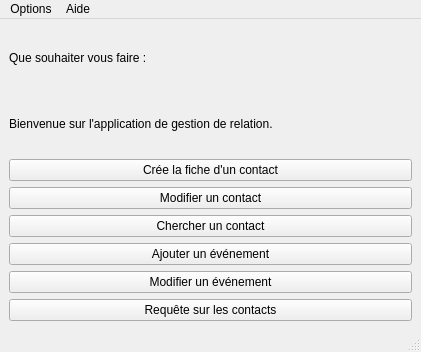
<?xml version="1.0" encoding="UTF-8"?>
<ui version="4.0">
 <class>MainWindow</class>
 <widget class="QMainWindow" name="MainWindow">
  <property name="geometry">
   <rect>
    <x>0</x>
    <y>0</y>
    <width>421</width>
    <height>352</height>
   </rect>
  </property>
  <property name="windowTitle">
   <string>Fenêtre principale </string>
  </property>
  <property name="styleSheet">
   <string notr="true">
</string>
  </property>
  <widget class="QWidget" name="centralwidget">
   <layout class="QGridLayout" name="gridLayout">
    <item row="0" column="0">
     <layout class="QVBoxLayout" name="verticalLayout">
      <item>
       <widget class="QLabel" name="label_2">
        <property name="text">
         <string>Que souhaiter vous faire :</string>
        </property>
       </widget>
      </item>
      <item>
       <widget class="QLabel" name="label">
        <property name="text">
         <string>Bienvenue sur l'application de gestion de relation.</string>
        </property>
       </widget>
      </item>
      <item>
       <widget class="QPushButton" name="ButtonCreerFiche">
        <property name="text">
         <string>Crée la fiche d'un contact</string>
        </property>
       </widget>
      </item>
      <item>
       <widget class="QPushButton" name="ButtonModifContact">
        <property name="text">
         <string>Modifier un contact</string>
        </property>
       </widget>
      </item>
      <item>
       <widget class="QPushButton" name="ButtonRechercherContact">
        <property name="text">
         <string>Chercher un contact</string>
        </property>
       </widget>
      </item>
      <item>
       <widget class="QPushButton" name="ButtonAjouterEvenement">
        <property name="text">
         <string>Ajouter un événement</string>
        </property>
       </widget>
      </item>
      <item>
       <widget class="QPushButton" name="ButtonModifEvent">
        <property name="text">
         <string>Modifier un événement</string>
        </property>
       </widget>
      </item>
      <item>
       <widget class="QPushButton" name="ButtonRequete">
        <property name="text">
         <string>Requête sur les contacts</string>
        </property>
       </widget>
      </item>
     </layout>
    </item>
   </layout>
  </widget>
  <widget class="QMenuBar" name="menubar">
   <property name="geometry">
    <rect>
     <x>0</x>
     <y>0</y>
     <width>421</width>
     <height>21</height>
    </rect>
   </property>
   <widget class="QMenu" name="menuOptions">
    <property name="title">
     <string>Options</string>
    </property>
    <addaction name="actionQuitter"/>
   </widget>
   <widget class="QMenu" name="menuaide">
    <property name="title">
     <string>Aide</string>
    </property>
    <addaction name="actionA_propos"/>
   </widget>
   <addaction name="menuOptions"/>
   <addaction name="menuaide"/>
  </widget>
  <widget class="QStatusBar" name="statusbar"/>
  <action name="actionQuitter">
   <property name="text">
    <string>Quitter</string>
   </property>
  </action>
  <action name="actionA_propos">
   <property name="text">
    <string>A propos</string>
   </property>
  </action>
 </widget>
 <resources/>
 <connections/>
</ui>
